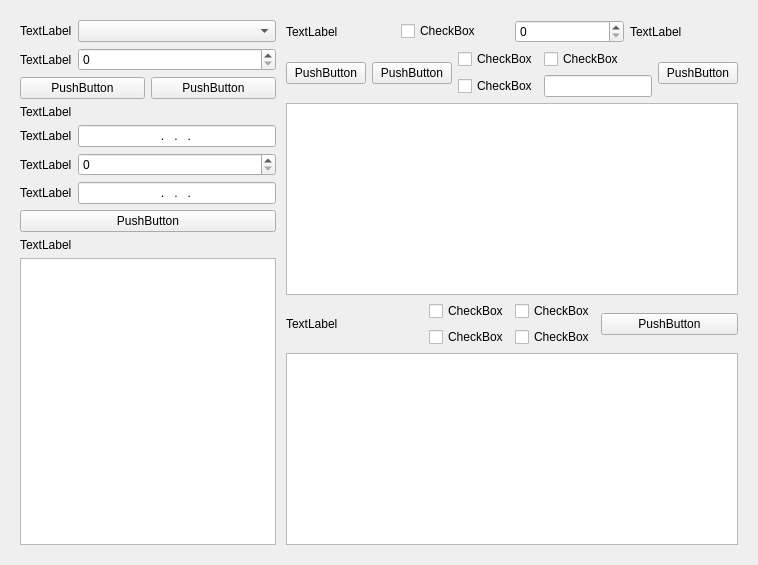
       <widget class="QWidget" name="page_3">
        <property name="sizePolicy">
         <sizepolicy hsizetype="Minimum" vsizetype="Preferred">
          <horstretch>0</horstretch>
          <verstretch>0</verstretch>
         </sizepolicy>
        </property>
        <layout class="QHBoxLayout" name="horizontalLayout_5">
         <property name="spacing">
          <number>10</number>
         </property>
         <item>
          <widget class="QWidget" name="widget_7" native="true">
           <property name="sizePolicy">
            <sizepolicy hsizetype="Minimum" vsizetype="Preferred">
             <horstretch>0</horstretch>
             <verstretch>0</verstretch>
            </sizepolicy>
           </property>
           <layout class="QVBoxLayout" name="verticalLayout_7">
            <property name="rightMargin">
             <number>0</number>
            </property>
            <item>
             <layout class="QFormLayout" name="formLayout_2">
              <item row="0" column="0">
               <widget class="QLabel" name="labUdpLocalIp">
                <property name="sizePolicy">
                 <sizepolicy hsizetype="Minimum" vsizetype="Preferred">
                  <horstretch>0</horstretch>
                  <verstretch>0</verstretch>
                 </sizepolicy>
                </property>
                <property name="text">
                 <string>TextLabel</string>
                </property>
               </widget>
              </item>
              <item row="0" column="1">
               <widget class="QComboBox" name="cbUdpIp">
                <property name="sizePolicy">
                 <sizepolicy hsizetype="Minimum" vsizetype="Fixed">
                  <horstretch>0</horstretch>
                  <verstretch>0</verstretch>
                 </sizepolicy>
                </property>
               </widget>
              </item>
              <item row="1" column="0">
               <widget class="QLabel" name="labUdpLocalPort">
                <property name="sizePolicy">
                 <sizepolicy hsizetype="Minimum" vsizetype="Preferred">
                  <horstretch>0</horstretch>
                  <verstretch>0</verstretch>
                 </sizepolicy>
                </property>
                <property name="text">
                 <string>TextLabel</string>
                </property>
               </widget>
              </item>
              <item row="1" column="1">
               <widget class="QSpinBox" name="sbUdpPort">
                <property name="maximum">
                 <number>65536</number>
                </property>
               </widget>
              </item>
             </layout>
            </item>
            <item>
             <layout class="QHBoxLayout" name="horizontalLayout_13">
              <item>
               <widget class="QPushButton" name="btnUdpBind">
                <property name="text">
                 <string>PushButton</string>
                </property>
               </widget>
              </item>
              <item>
               <widget class="QPushButton" name="btnUdpUnbind">
                <property name="text">
                 <string>PushButton</string>
                </property>
               </widget>
              </item>
             </layout>
            </item>
            <item>
             <widget class="QLabel" name="labUdpTip">
              <property name="sizePolicy">
               <sizepolicy hsizetype="Minimum" vsizetype="Preferred">
                <horstretch>0</horstretch>
                <verstretch>0</verstretch>
               </sizepolicy>
              </property>
              <property name="text">
               <string>TextLabel</string>
              </property>
             </widget>
            </item>
            <item>
             <layout class="QFormLayout" name="formLayout_3">
              <item row="0" column="0">
               <widget class="QLabel" name="labUdpDstIp">
                <property name="sizePolicy">
                 <sizepolicy hsizetype="Minimum" vsizetype="Preferred">
                  <horstretch>0</horstretch>
                  <verstretch>0</verstretch>
                 </sizepolicy>
                </property>
                <property name="text">
                 <string>TextLabel</string>
                </property>
               </widget>
              </item>
              <item row="0" column="1">
               <widget class="QLineEdit" name="leUdpDstIp">
                <property name="sizePolicy">
                 <sizepolicy hsizetype="Minimum" vsizetype="Fixed">
                  <horstretch>0</horstretch>
                  <verstretch>0</verstretch>
                 </sizepolicy>
                </property>
                <property name="inputMask">
                 <string>000.000.000.000</string>
                </property>
                <property name="alignment">
                 <set>Qt::AlignCenter</set>
                </property>
               </widget>
              </item>
              <item row="1" column="0">
               <widget class="QLabel" name="labUdpDstPort">
                <property name="sizePolicy">
                 <sizepolicy hsizetype="Minimum" vsizetype="Preferred">
                  <horstretch>0</horstretch>
                  <verstretch>0</verstretch>
                 </sizepolicy>
                </property>
                <property name="text">
                 <string>TextLabel</string>
                </property>
               </widget>
              </item>
              <item row="1" column="1">
               <widget class="QSpinBox" name="sbUdpDstPort">
                <property name="maximum">
                 <number>65536</number>
                </property>
               </widget>
              </item>
              <item row="2" column="0">
               <widget class="QLabel" name="labUdpGroupIp">
                <property name="sizePolicy">
                 <sizepolicy hsizetype="Minimum" vsizetype="Preferred">
                  <horstretch>0</horstretch>
                  <verstretch>0</verstretch>
                 </sizepolicy>
                </property>
                <property name="text">
                 <string>TextLabel</string>
                </property>
               </widget>
              </item>
              <item row="2" column="1">
               <widget class="QLineEdit" name="leUdpMulticastIp">
                <property name="sizePolicy">
                 <sizepolicy hsizetype="Minimum" vsizetype="Fixed">
                  <horstretch>0</horstretch>
                  <verstretch>0</verstretch>
                 </sizepolicy>
                </property>
                <property name="inputMask">
                 <string>000.000.000.000</string>
                </property>
                <property name="alignment">
                 <set>Qt::AlignCenter</set>
                </property>
               </widget>
              </item>
             </layout>
            </item>
            <item>
             <widget class="QPushButton" name="btnUdpJoinMulticastGroup">
              <property name="text">
               <string>PushButton</string>
              </property>
             </widget>
            </item>
            <item>
             <widget class="QLabel" name="labUdpAbout">
              <property name="sizePolicy">
               <sizepolicy hsizetype="Minimum" vsizetype="Preferred">
                <horstretch>0</horstretch>
                <verstretch>0</verstretch>
               </sizepolicy>
              </property>
              <property name="text">
               <string>TextLabel</string>
              </property>
             </widget>
            </item>
            <item>
             <widget class="QTextBrowser" name="tbUdpAbout">
              <property name="sizePolicy">
               <sizepolicy hsizetype="Minimum" vsizetype="Expanding">
                <horstretch>0</horstretch>
                <verstretch>0</verstretch>
               </sizepolicy>
              </property>
             </widget>
            </item>
           </layout>
          </widget>
         </item>
         <item>
          <widget class="QWidget" name="widget_8" native="true">
           <property name="sizePolicy">
            <sizepolicy hsizetype="Minimum" vsizetype="Preferred">
             <horstretch>0</horstretch>
             <verstretch>0</verstretch>
            </sizepolicy>
           </property>
           <layout class="QVBoxLayout" name="verticalLayout_8">
            <property name="leftMargin">
             <number>0</number>
            </property>
            <item>
             <layout class="QHBoxLayout" name="horizontalLayout_23">
              <item>
               <widget class="QLabel" name="labUdpSendSpace">
                <property name="text">
                 <string>TextLabel</string>
                </property>
               </widget>
              </item>
              <item>
               <widget class="QCheckBox" name="cbUdpSendTimely">
                <property name="text">
                 <string>CheckBox</string>
                </property>
               </widget>
              </item>
              <item>
               <widget class="QSpinBox" name="sbUdpTimely">
                <property name="maximum">
                 <number>65536</number>
                </property>
               </widget>
              </item>
              <item>
               <widget class="QLabel" name="labUdpMs">
                <property name="sizePolicy">
                 <sizepolicy hsizetype="Minimum" vsizetype="Preferred">
                  <horstretch>0</horstretch>
                  <verstretch>0</verstretch>
                 </sizepolicy>
                </property>
                <property name="text">
                 <string>TextLabel</string>
                </property>
               </widget>
              </item>
             </layout>
            </item>
            <item>
             <layout class="QHBoxLayout" name="horizontalLayout_24">
              <item>
               <widget class="QPushButton" name="btnUdpSend">
                <property name="text">
                 <string>PushButton</string>
                </property>
               </widget>
              </item>
              <item>
               <widget class="QPushButton" name="btnUdpGroupSend">
                <property name="sizePolicy">
                 <sizepolicy hsizetype="Fixed" vsizetype="Fixed">
                  <horstretch>0</horstretch>
                  <verstretch>0</verstretch>
                 </sizepolicy>
                </property>
                <property name="text">
                 <string>PushButton</string>
                </property>
               </widget>
              </item>
              <item>
               <layout class="QGridLayout" name="gridLayout_8">
                <item row="0" column="0">
                 <widget class="QCheckBox" name="cbUdpFrontLen">
                  <property name="text">
                   <string>CheckBox</string>
                  </property>
                 </widget>
                </item>
                <item row="0" column="1">
                 <widget class="QCheckBox" name="cbUdpSendHex">
                  <property name="text">
                   <string>CheckBox</string>
                  </property>
                 </widget>
                </item>
                <item row="1" column="0">
                 <widget class="QCheckBox" name="cbUdpEndSign">
                  <property name="text">
                   <string>CheckBox</string>
                  </property>
                 </widget>
                </item>
                <item row="1" column="1">
                 <widget class="QLineEdit" name="leUdpEndSign"/>
                </item>
               </layout>
              </item>
              <item>
               <widget class="QPushButton" name="btnUdpSendClear">
                <property name="text">
                 <string>PushButton</string>
                </property>
               </widget>
              </item>
             </layout>
            </item>
            <item>
             <widget class="QTextEdit" name="teUdpSend">
              <property name="sizePolicy">
               <sizepolicy hsizetype="Minimum" vsizetype="Expanding">
                <horstretch>0</horstretch>
                <verstretch>0</verstretch>
               </sizepolicy>
              </property>
             </widget>
            </item>
            <item>
             <layout class="QHBoxLayout" name="horizontalLayout_25">
              <item>
               <widget class="QLabel" name="labUdpAcceptSpace">
                <property name="text">
                 <string>TextLabel</string>
                </property>
               </widget>
              </item>
              <item>
               <layout class="QGridLayout" name="gridLayout_9">
                <item row="0" column="0">
                 <widget class="QCheckBox" name="cbUdpAcceptHex">
                  <property name="text">
                   <string>CheckBox</string>
                  </property>
                 </widget>
                </item>
                <item row="0" column="1">
                 <widget class="QCheckBox" name="cbUdpAcceptTime">
                  <property name="text">
                   <string>CheckBox</string>
                  </property>
                 </widget>
                </item>
                <item row="1" column="0">
                 <widget class="QCheckBox" name="cbUdpAcceptIp">
                  <property name="text">
                   <string>CheckBox</string>
                  </property>
                 </widget>
                </item>
                <item row="1" column="1">
                 <widget class="QCheckBox" name="cbUdpAcceptPort">
                  <property name="text">
                   <string>CheckBox</string>
                  </property>
                 </widget>
                </item>
               </layout>
              </item>
              <item>
               <widget class="QPushButton" name="btnUdpAcceptClear">
                <property name="text">
                 <string>PushButton</string>
                </property>
               </widget>
              </item>
             </layout>
            </item>
            <item>
             <widget class="QTextBrowser" name="tbUdpAccept">
              <property name="sizePolicy">
               <sizepolicy hsizetype="Minimum" vsizetype="Expanding">
                <horstretch>0</horstretch>
                <verstretch>0</verstretch>
               </sizepolicy>
              </property>
             </widget>
            </item>
           </layout>
          </widget>
         </item>
        </layout>
       </widget>
